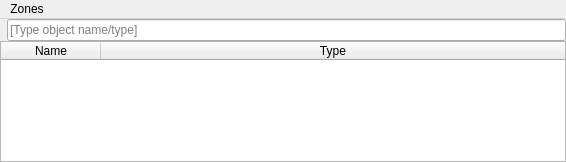
<?xml version="1.0" encoding="UTF-8"?>
<ui version="4.0">
 <class>FZoneInspectorWindow</class>
 <widget class="QMainWindow" name="FZoneInspectorWindow">
  <property name="geometry">
   <rect>
    <x>0</x>
    <y>0</y>
    <width>566</width>
    <height>162</height>
   </rect>
  </property>
  <property name="windowTitle">
   <string>Zone Inspector</string>
  </property>
  <property name="windowIcon">
   <iconset resource="../../FDYN.qrc">
    <normaloff>:/Neutrino/Resources/16_32/zoneInspector_16.png</normaloff>:/Neutrino/Resources/16_32/zoneInspector_16.png</iconset>
  </property>
  <widget class="QWidget" name="centralwidget">
   <layout class="QVBoxLayout" name="verticalLayout">
    <property name="spacing">
     <number>0</number>
    </property>
    <property name="leftMargin">
     <number>0</number>
    </property>
    <property name="topMargin">
     <number>0</number>
    </property>
    <property name="rightMargin">
     <number>0</number>
    </property>
    <property name="bottomMargin">
     <number>0</number>
    </property>
    <item>
     <layout class="QHBoxLayout" name="horizontalLayout_2">
      <property name="spacing">
       <number>0</number>
      </property>
      <item>
       <widget class="QLabel" name="label">
        <property name="text">
         <string/>
        </property>
        <property name="pixmap">
         <pixmap resource="../../FDYN.qrc">:/Neutrino/Resources/16/basket.png</pixmap>
        </property>
        <property name="scaledContents">
         <bool>false</bool>
        </property>
        <property name="margin">
         <number>2</number>
        </property>
        <property name="indent">
         <number>0</number>
        </property>
       </widget>
      </item>
      <item>
       <widget class="QLineEdit" name="lineEdit">
        <property name="enabled">
         <bool>true</bool>
        </property>
        <property name="dragEnabled">
         <bool>true</bool>
        </property>
        <property name="placeholderText">
         <string>[Type object name/type]</string>
        </property>
        <property name="clearButtonEnabled">
         <bool>true</bool>
        </property>
       </widget>
      </item>
     </layout>
    </item>
    <item>
     <widget class="FZoneInspector" name="sceneTree">
      <property name="sizeAdjustPolicy">
       <enum>QAbstractScrollArea::AdjustToContents</enum>
      </property>
      <property name="iconSize">
       <size>
        <width>16</width>
        <height>16</height>
       </size>
      </property>
      <property name="indentation">
       <number>10</number>
      </property>
      <property name="rootIsDecorated">
       <bool>true</bool>
      </property>
      <property name="animated">
       <bool>true</bool>
      </property>
      <property name="allColumnsShowFocus">
       <bool>true</bool>
      </property>
      <column>
       <property name="text">
        <string>Name</string>
       </property>
       <property name="textAlignment">
        <set>AlignCenter</set>
       </property>
      </column>
      <column>
       <property name="text">
        <string>Type</string>
       </property>
       <property name="textAlignment">
        <set>AlignCenter</set>
       </property>
      </column>
     </widget>
    </item>
   </layout>
  </widget>
  <widget class="NEMenuBar" name="menubar">
   <property name="geometry">
    <rect>
     <x>0</x>
     <y>0</y>
     <width>566</width>
     <height>25</height>
    </rect>
   </property>
   <property name="nativeMenuBar">
    <bool>false</bool>
   </property>
   <widget class="QMenu" name="menuTools">
    <property name="title">
     <string>Zones</string>
    </property>
    <addaction name="actionFilter_items"/>
   </widget>
   <addaction name="menuTools"/>
  </widget>
  <action name="actionFilter_items">
   <property name="checkable">
    <bool>true</bool>
   </property>
   <property name="icon">
    <iconset resource="../../FDYN.qrc">
     <normaloff>:/Neutrino/Resources/16/basket.png</normaloff>:/Neutrino/Resources/16/basket.png</iconset>
   </property>
   <property name="text">
    <string>Filter items</string>
   </property>
  </action>
 </widget>
 <customwidgets>
  <customwidget>
   <class>NEMenuBar</class>
   <extends>QMenuBar</extends>
   <header>Widgets/MenuBar/NEMenuBar.h</header>
  </customwidget>
  <customwidget>
   <class>FZoneInspector</class>
   <extends>QTreeWidget</extends>
   <header>Windows/FZoneInspector/FZoneInspector.h</header>
  </customwidget>
 </customwidgets>
 <resources>
  <include location="../../FDYN.qrc"/>
 </resources>
 <connections>
  <connection>
   <sender>actionFilter_items</sender>
   <signal>toggled(bool)</signal>
   <receiver>lineEdit</receiver>
   <slot>setVisible(bool)</slot>
   <hints>
    <hint type="sourcelabel">
     <x>-1</x>
     <y>-1</y>
    </hint>
    <hint type="destinationlabel">
     <x>299</x>
     <y>31</y>
    </hint>
   </hints>
  </connection>
  <connection>
   <sender>actionFilter_items</sender>
   <signal>toggled(bool)</signal>
   <receiver>label</receiver>
   <slot>setVisible(bool)</slot>
   <hints>
    <hint type="sourcelabel">
     <x>-1</x>
     <y>-1</y>
    </hint>
    <hint type="destinationlabel">
     <x>17</x>
     <y>31</y>
    </hint>
   </hints>
  </connection>
 </connections>
</ui>
